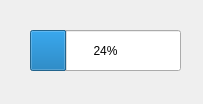
<?xml version="1.0" encoding="UTF-8"?>
<ui version="4.0">
 <class>Form</class>
 <widget class="QWidget" name="Form">
  <property name="geometry">
   <rect>
    <x>0</x>
    <y>0</y>
    <width>203</width>
    <height>104</height>
   </rect>
  </property>
  <property name="windowTitle">
   <string>Подождите...</string>
  </property>
  <widget class="QProgressBar" name="bar">
   <property name="geometry">
    <rect>
     <x>30</x>
     <y>30</y>
     <width>151</width>
     <height>41</height>
    </rect>
   </property>
   <property name="value">
    <number>24</number>
   </property>
  </widget>
 </widget>
 <resources/>
 <connections/>
</ui>
